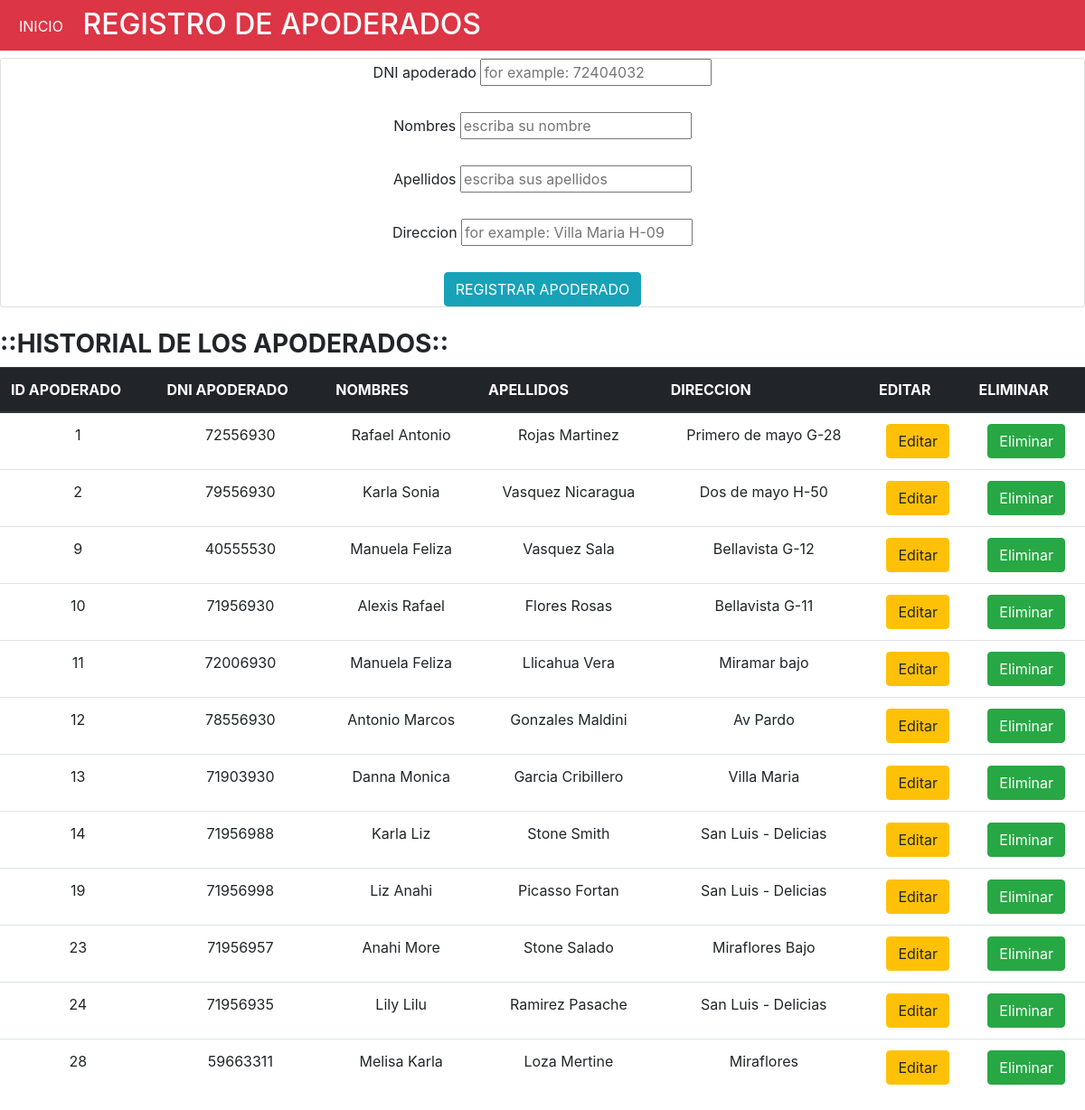
Page /views/apoderado.php on the committed database.
### tables this page shows
CREATE TABLE `apoderado` (
  `Idapoderado` int(11) NOT NULL,
  `DNIapoderado` int(8) NOT NULL,
  `Nombres` varchar(55) NOT NULL,
  `Apellidos` varchar(55) NOT NULL,
  `direccion` varchar(55) NOT NULL
);

### views/apoderado.php (the view, shortened to what this page needs)
<?php
require_once("../db/conexion.php");
?>
<!DOCTYPE html>
<html>
<head>
<link rel="stylesheet" href="https://maxcdn.bootstrapcdn.com/bootstrap/4.0.0/css/bootstrap.min.css">
</head>
<body>
<h2  class="p-2 mb-2 bg-danger text-white"><input type="submit" align="rigth" value="INICIO" class="btn btn-danger" onclick = "location='/ProyectoFinal/views/principal.php/'"/> REGISTRO DE APODERADOS</h2>
<div align="center" class="card card-container">
<form method="POST" action="">
<label>DNI apoderado</label>
<input type="text" name="DNIapoderado" minlength="8" maxlength="8" placeholder="for example: 72404032" required/><br></br>
<label>Nombres</label>
<input type="text" name="Nombres" placeholder="escriba su nombre"><br></br>
<label>Apellidos</label>
<input type="text" name="Apellidos" placeholder="escriba sus apellidos"><br></br>
<label>Direccion</label>
<input type="text" name="direccion" placeholder="for example: Villa Maria H-09">
<br></br>
<input type="submit"  class="btn btn-info" name="insertar" value="REGISTRAR APODERADO" >
</div>
<br />
<h3><b>::HISTORIAL DE LOS APODERADOS::</b></h3>
<table class="table table-hover" >
	<thead class="thead-dark">
<tr>
<th>ID APODERADO</th>
<th>DNI APODERADO</th>
<th>NOMBRES</th>
<th>APELLIDOS</th>
<th>DIRECCION</th>
<th>EDITAR</th>
<th>ELIMINAR</th>
</tr>
</thead>
<?php
$mostrar="SELECT * FROM apoderado";
$ejecutar=mysqli_query($conexion,$mostrar);
while ($fila=mysqli_fetch_array($ejecutar)){
	$iap=$fila['Idapoderado'];
	$dniAP=$fila['DNIapoderado'];
	$nom=$fila['Nombres'];
	$app=$fila['Apellidos'];
	$dir=$fila['direccion'];
?>
<tr align="center">
<td><?php echo $iap; ?></td>
<td><?php echo $dniAP; ?></td>
<td><?php echo $nom; ?></td>
<td><?php echo $app; ?></td>
<td><?php echo $dir; ?></td>
<td><a href="index.php?editarapoderado=<?php echo $iap;?>"class="btn btn-warning">Editar</a></td>
<td><a href="index.php?eliminarapoderado=<?php echo $iap;?>"class="btn btn-success">Eliminar</a></td>
</tr>
	<?php } ?>
  </table>
</body>
</html>

### rows in the picture
apoderado: Idapoderado "1", DNIapoderado "72556930", Nombres "Rafael Antonio", Apellidos "Rojas Martinez", direccion "Primero de mayo G-28"
apoderado: Idapoderado "2", DNIapoderado "79556930", Nombres "Karla Sonia", Apellidos "Vasquez Nicaragua", direccion "Dos de mayo H-50"
apoderado: Idapoderado "9", DNIapoderado "40555530", Nombres "Manuela Feliza", Apellidos "Vasquez Sala", direccion "Bellavista G-12"
apoderado: Idapoderado "10", DNIapoderado "71956930", Nombres "Alexis Rafael", Apellidos "Flores Rosas", direccion "Bellavista G-11"
apoderado: Idapoderado "11", DNIapoderado "72006930", Nombres "Manuela Feliza", Apellidos "Llicahua Vera", direccion "Miramar bajo"
apoderado: Idapoderado "12", DNIapoderado "78556930", Nombres "Antonio Marcos", Apellidos "Gonzales Maldini", direccion "Av Pardo"
apoderado: Idapoderado "13", DNIapoderado "71903930", Nombres "Danna Monica", Apellidos "Garcia Cribillero", direccion "Villa Maria"
apoderado: Idapoderado "14", DNIapoderado "71956988", Nombres "Karla Liz", Apellidos "Stone Smith", direccion "San Luis - Delicias"
apoderado: Idapoderado "19", DNIapoderado "71956998", Nombres "Liz Anahi", Apellidos "Picasso Fortan", direccion "San Luis - Delicias"
apoderado: Idapoderado "23", DNIapoderado "71956957", Nombres "Anahi More", Apellidos "Stone Salado", direccion "Miraflores Bajo"
apoderado: Idapoderado "24", DNIapoderado "71956935", Nombres "Lily Lilu", Apellidos "Ramirez Pasache", direccion "San Luis - Delicias"
apoderado: Idapoderado "28", DNIapoderado "59663311", Nombres "Melisa Karla", Apellidos "Loza Mertine", direccion "Miraflores"
